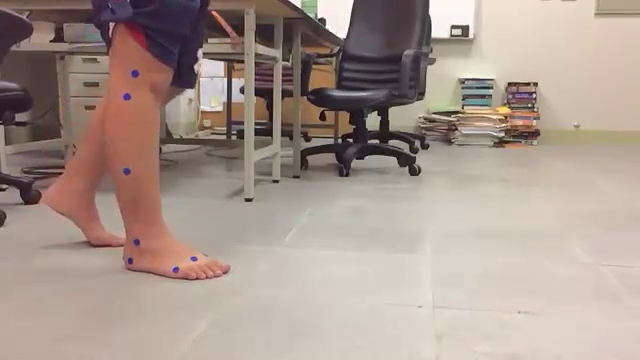
#> input picture frame 48 of src/featureTracking.mp4, 640 x 360 px
$ python oprtical_flow.py
#> lines starting #> are read from the running program, lines starting #| are printed output that depends on the picture
import numpy as np
import cv2

cap = cv2.VideoCapture('src/featureTracking.mp4')

ret, old_frame = cap.read()
#> old_frame is the input picture: shape (360, 640, 3); mean B, G, R 142.5, 151.4, 167.9
frame = old_frame.copy()

# Tune the parameters
params = cv2.SimpleBlobDetector_Params()

# Filter by Circularity
params.filterByCircularity = True
params.minCircularity = 0.85

# Set up the detector with default parameters.
detector = cv2.SimpleBlobDetector_create(params)
# Detect blobs.
keypoints = detector.detect(frame)
#> keypoints = 7 keypoints; (x, y, size): (135, 73, 8.6), (127, 97, 8.4), (127, 171, 8.1), (176, 270, 7.8), (136, 242, 7.7), (130, 261, 7), (194, 258, 6.1)

pts = []
for i in keypoints:
    x,y = i.pt
    x = round(x)
    y = round(y)
    if x < 500:
        pts.append(i.pt)
        frame = cv2.rectangle(frame, (x-5, y-5), (x+5,y+5), (0, 0, 255), 1)
#> this loop made 7 passes
#> (i, x, y) on passes 1 to 7: (keypoint at (129.9, 260.6), size 7, 130, 261), (keypoint at (134.8, 73.3), size 8.6, 135, 73), (keypoint at (126.6, 171.1), size 8.1, 127, 171), (keypoint at (136.3, 241.9), size 7.7, 136, 242), (keypoint at (126.7, 96.5), size 8.4, 127, 97), (keypoint at (175.6, 269.8), size 7.8, 176, 270), (keypoint at (193.6, 258.5), size 6.1, 194, 258)
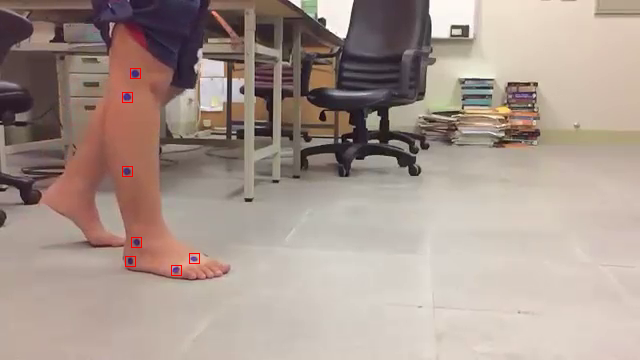
#> frame: shape (360, 640, 3); mean B, G, R 142.3, 151.2, 168
#> after the loop, pts = [(129.9, 260.6), (134.8, 73.28), (126.6, 171.1), (136.3, 241.9), (126.7, 96.53), (175.6, 269.8), (193.6, 258.5)]

points = np.asarray(pts).reshape((len(pts), 1, 2))
#> points = [[129.9, 260.6], [134.8, 73.28], [126.6, 171.1], [136.3, 241.9], [126.7, 96.53], [175.6, 269.8], [193.6, 258.5]]

# Parameters for lucas kanade optical flow
lk_params = dict( winSize  = (21,21),
                  maxLevel = 2,
                  criteria = (cv2.TERM_CRITERIA_EPS | cv2.TERM_CRITERIA_COUNT, 10, 0.03))
# Create some random colors
color = np.random.randint(0,255,3)
# Take first frame and find corners in it
old_gray = cv2.cvtColor(old_frame, cv2.COLOR_BGR2GRAY)
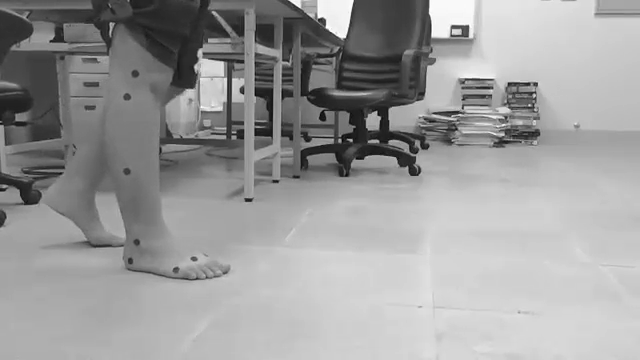
#> old_gray: shape (360, 640); min 0, max 255, mean 155.2

p0 = points.astype(np.float32)
#> p0 has the same summary as points

# Create a mask image for drawing purposes
mask = np.zeros_like(old_frame)

while(1):
    ret,frame = cap.read()
    try:
        frame_gray = cv2.cvtColor(frame, cv2.COLOR_BGR2GRAY)
    except:
        break

    # calculate optical flow
    p1, st, err = cv2.calcOpticalFlowPyrLK(old_gray, frame_gray, p0, None, **lk_params)
#> p1 = [[129.9, 260.6], [135.3, 73.29], [127.1, 171.3], [136.1, 241.9], [127.1, 96.56], [175.8, 269.8], [193.5, 258.5]]; st = [1, 1, 1, 1, 1, 1, 1]; err = [1.15, 0.491, 0.9, 0.937, 0.901, 1.13, 0.923]
    # Select good points
    good_new = p1[st==1]
#> good_new has the same summary as p1
    good_old = p0[st==1]
#> good_old has the same summary as points
    # draw the tracks
    for i,(new,old) in enumerate(zip(good_new, good_old)):
        a,b = new.ravel()
        c,d = old.ravel()
        mask = cv2.line(mask, (a,b),(c,d), color.tolist(), 1)
        a = int(round(a))
        b = int(round(b))
        frame = cv2.rectangle(frame, (a-5, b-5), (a+5,b+5), (0, 0, 255), 1)
#> this loop made 7 passes
#> (new, a, b, c, d) on passes 2 to 7: ([135.3, 73.29], 135, 73, 134.8, 73.28), ([127.1, 171.3], 127, 171, 126.6, 171.1), ([136.1, 241.9], 136, 242, 136.3, 241.9), ([127.1, 96.56], 127, 97, 126.7, 96.53), ([175.8, 269.8], 176, 270, 175.6, 269.8), ([193.5, 258.5], 194, 259, 193.6, 258.5)
#> (a, b, c, d) on pass 1: (130, 261, 129.9, 260.6)
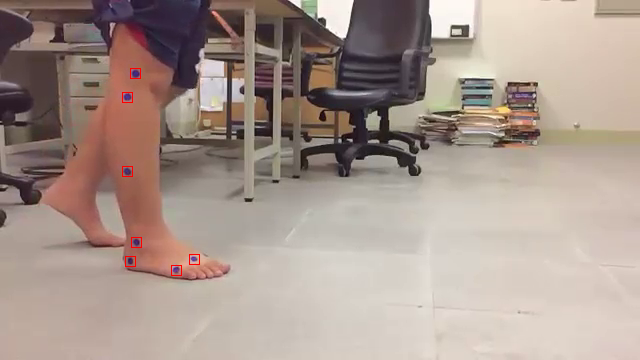
#> frame: shape (360, 640, 3); mean B, G, R 142.3, 151.2, 167.9
#> mask: shape (360, 640, 3); mean of channels 0, 1, 2 0, 0, 0

    img = cv2.add(frame,mask)
    cv2.imshow('frame',img)
    k = cv2.waitKey(30) & 0xff
#> (key Esc is pressed here)
    if k == 27:
        break
    # Now update the previous frame and previous points
    old_gray = frame_gray.copy()
    p0 = good_new.reshape(-1,1,2)

$ run again, starting later in the video
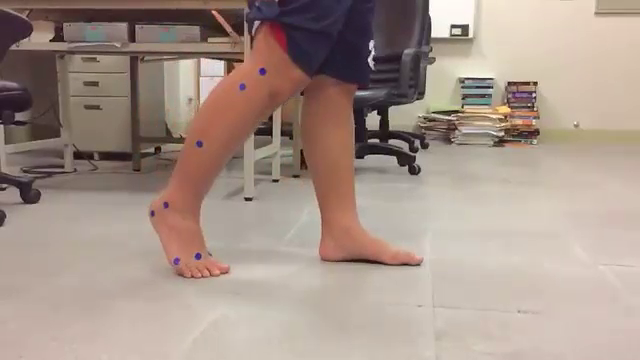
#> input picture frame 216 of src/featureTracking.mp4, 640 x 360 px
#> old_frame is the input picture: shape (360, 640, 3); mean B, G, R 137.9, 148.1, 166.1
#> keypoints = 6 keypoints; (x, y, size): (242, 87, 8.2), (262, 71, 7.8), (199, 144, 7.7), (198, 256, 7.6), (166, 205, 7), (152, 213, 6.9)
#> the loop `for i in keypoints:` made 6 passes
#> (i, x, y) on passes 1 to 6: (keypoint at (262.4, 71.1), size 7.8, 262, 71), (keypoint at (197.8, 255.9), size 7.6, 198, 256), (keypoint at (165.6, 204.6), size 7, 166, 205), (keypoint at (199.2, 143.7), size 7.7, 199, 144), (keypoint at (242.1, 86.6), size 8.2, 242, 87), (keypoint at (152.2, 213.2), size 6.9, 152, 213)
#> after the loop `for i in keypoints:`: pts = [(262.4, 71.09), (197.8, 255.9), (165.6, 204.6), (199.2, 143.7), (242.1, 86.65), (152.2, 213.2)]
#> points = [[262.4, 71.09], [197.8, 255.9], [165.6, 204.6], [199.2, 143.7], [242.1, 86.65], [152.2, 213.2]]
#> p0 has the same summary as points
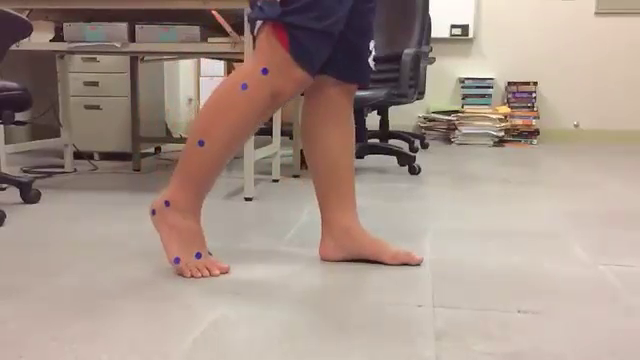
#> input picture frame 217 of src/featureTracking.mp4, 640 x 360 px
#> frame is the input picture: shape (360, 640, 3); mean B, G, R 138.1, 148.3, 166.4
#> p1 = [[264.7, 70.92], [198, 255.2], [166.8, 203.3], [200.8, 142.9], [244, 86.36], [153.2, 212]]; st = [1, 1, 1, 1, 1, 1]; err = [0.785, 1.45, 2.04, 0.752, 0.953, 0.964]
#> good_new has the same summary as p1
#> good_old has the same summary as points
#> the loop `for i,(new,old) in enumerate(zip(good_new, good_old)):` made 6 passes
#> (new, a, b, c, d) on passes 1 to 6: ([264.7, 70.92], 265, 71, 262.4, 71.09), ([198, 255.2], 198, 255, 197.8, 255.9), ([166.8, 203.3], 167, 203, 165.6, 204.6), ([200.8, 142.9], 201, 143, 199.2, 143.7), ([244, 86.36], 244, 86, 242.1, 86.65), ([153.2, 212], 153, 212, 152.2, 213.2)
#> after the loop `for i,(new,old) in enumerate(zip(good_new, good_old)):`:
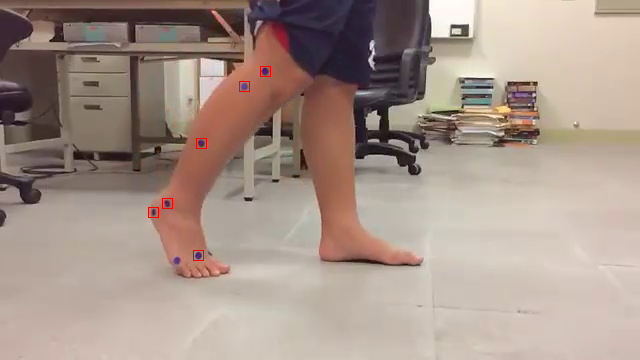
#> frame: shape (360, 640, 3); mean B, G, R 138, 148.2, 166.5
